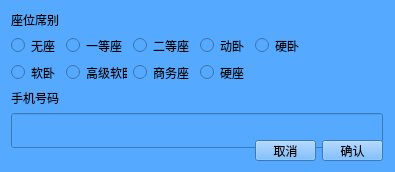
<?xml version="1.0" encoding="UTF-8"?>
<ui version="4.0">
 <class>Form</class>
 <widget class="QWidget" name="Form">
  <property name="geometry">
   <rect>
    <x>0</x>
    <y>0</y>
    <width>395</width>
    <height>172</height>
   </rect>
  </property>
  <property name="minimumSize">
   <size>
    <width>395</width>
    <height>172</height>
   </size>
  </property>
  <property name="windowTitle">
   <string>Form</string>
  </property>
  <property name="styleSheet">
   <string notr="true">background-color: rgb(85, 170, 255);</string>
  </property>
  <layout class="QGridLayout" name="gridLayout" rowstretch="1,1,1,1,1,1">
   <item row="0" column="0">
    <widget class="QLabel" name="label">
     <property name="text">
      <string>座位席别</string>
     </property>
    </widget>
   </item>
   <item row="1" column="0">
    <widget class="QRadioButton" name="radioButton">
     <property name="text">
      <string>无座</string>
     </property>
     <property name="val" stdset="0">
      <string>WZ</string>
     </property>
     <attribute name="buttonGroup">
      <string notr="true">buttonGroup</string>
     </attribute>
    </widget>
   </item>
   <item row="1" column="1">
    <widget class="QRadioButton" name="radioButton_2">
     <property name="text">
      <string>一等座</string>
     </property>
     <property name="val" stdset="0">
      <string>M</string>
     </property>
     <attribute name="buttonGroup">
      <string notr="true">buttonGroup</string>
     </attribute>
    </widget>
   </item>
   <item row="1" column="2">
    <widget class="QRadioButton" name="radioButton_3">
     <property name="text">
      <string>二等座</string>
     </property>
     <property name="val" stdset="0">
      <string>O</string>
     </property>
     <attribute name="buttonGroup">
      <string notr="true">buttonGroup</string>
     </attribute>
    </widget>
   </item>
   <item row="1" column="3">
    <widget class="QRadioButton" name="radioButton_4">
     <property name="text">
      <string>动卧</string>
     </property>
     <property name="val" stdset="0">
      <string>F</string>
     </property>
     <attribute name="buttonGroup">
      <string notr="true">buttonGroup</string>
     </attribute>
    </widget>
   </item>
   <item row="1" column="4">
    <widget class="QRadioButton" name="radioButton_9">
     <property name="text">
      <string>硬卧</string>
     </property>
     <property name="val" stdset="0">
      <string>3</string>
     </property>
     <attribute name="buttonGroup">
      <string notr="true">buttonGroup</string>
     </attribute>
    </widget>
   </item>
   <item row="2" column="0">
    <widget class="QRadioButton" name="radioButton_5">
     <property name="text">
      <string>软卧</string>
     </property>
     <property name="val" stdset="0">
      <string>4</string>
     </property>
     <attribute name="buttonGroup">
      <string notr="true">buttonGroup</string>
     </attribute>
    </widget>
   </item>
   <item row="2" column="1">
    <widget class="QRadioButton" name="radioButton_6">
     <property name="text">
      <string>高级软卧</string>
     </property>
     <property name="val" stdset="0">
      <string>6</string>
     </property>
     <attribute name="buttonGroup">
      <string notr="true">buttonGroup</string>
     </attribute>
    </widget>
   </item>
   <item row="2" column="2">
    <widget class="QRadioButton" name="radioButton_7">
     <property name="text">
      <string>商务座</string>
     </property>
     <property name="val" stdset="0">
      <string>9</string>
     </property>
     <attribute name="buttonGroup">
      <string notr="true">buttonGroup</string>
     </attribute>
    </widget>
   </item>
   <item row="2" column="3">
    <widget class="QRadioButton" name="radioButton_8">
     <property name="text">
      <string>硬座</string>
     </property>
     <property name="val" stdset="0">
      <string>1</string>
     </property>
     <attribute name="buttonGroup">
      <string notr="true">buttonGroup</string>
     </attribute>
    </widget>
   </item>
   <item row="3" column="0">
    <widget class="QLabel" name="label_2">
     <property name="text">
      <string>手机号码</string>
     </property>
    </widget>
   </item>
   <item row="4" column="0" colspan="6">
    <widget class="QLineEdit" name="phone_num_le">
     <property name="minimumSize">
      <size>
       <width>0</width>
       <height>35</height>
      </size>
     </property>
    </widget>
   </item>
   <item row="5" column="5">
    <widget class="QPushButton" name="pushButton">
     <property name="text">
      <string>确认</string>
     </property>
    </widget>
   </item>
   <item row="5" column="4">
    <widget class="QPushButton" name="pushButton_2">
     <property name="text">
      <string>取消</string>
     </property>
    </widget>
   </item>
  </layout>
 </widget>
 <resources/>
 <connections>
  <connection>
   <sender>pushButton</sender>
   <signal>clicked()</signal>
   <receiver>Form</receiver>
   <slot>confirm()</slot>
   <hints>
    <hint type="sourcelabel">
     <x>384</x>
     <y>162</y>
    </hint>
    <hint type="destinationlabel">
     <x>465</x>
     <y>252</y>
    </hint>
   </hints>
  </connection>
  <connection>
   <sender>pushButton_2</sender>
   <signal>clicked()</signal>
   <receiver>Form</receiver>
   <slot>cancel_query()</slot>
   <hints>
    <hint type="sourcelabel">
     <x>276</x>
     <y>149</y>
    </hint>
    <hint type="destinationlabel">
     <x>235</x>
     <y>236</y>
    </hint>
   </hints>
  </connection>
 </connections>
 <slots>
  <slot>confirm()</slot>
  <slot>cancel_query()</slot>
 </slots>
 <buttongroups>
  <buttongroup name="buttonGroup"/>
 </buttongroups>
</ui>
